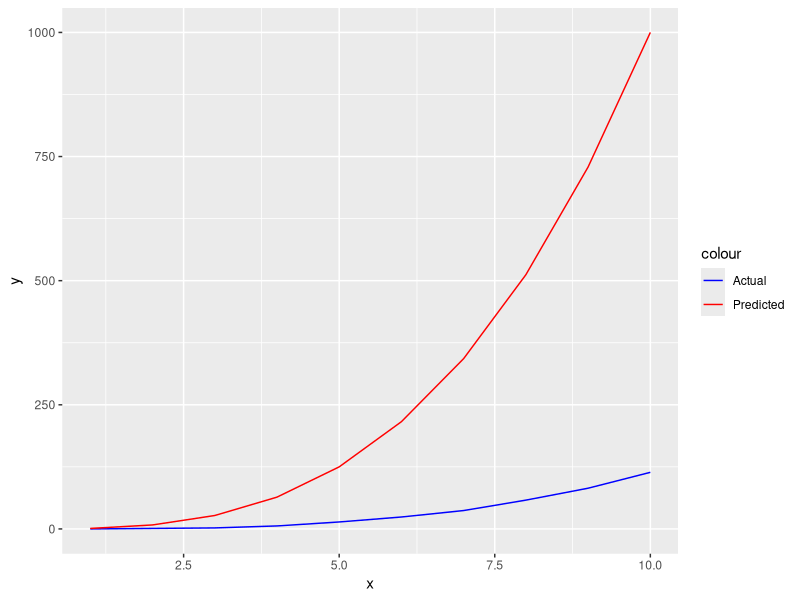
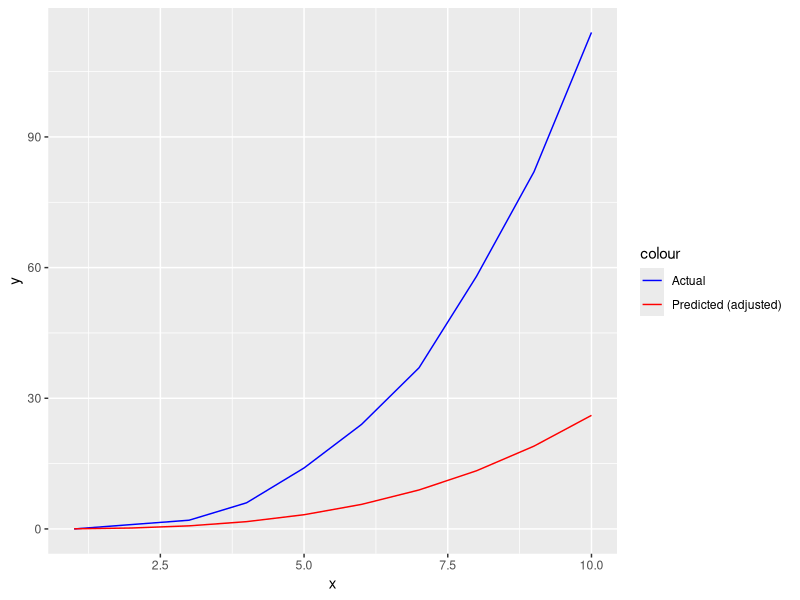
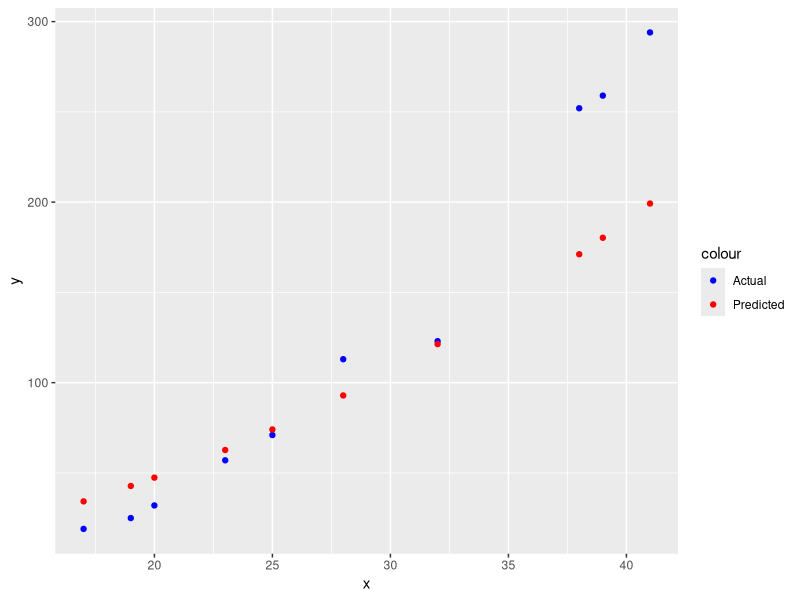
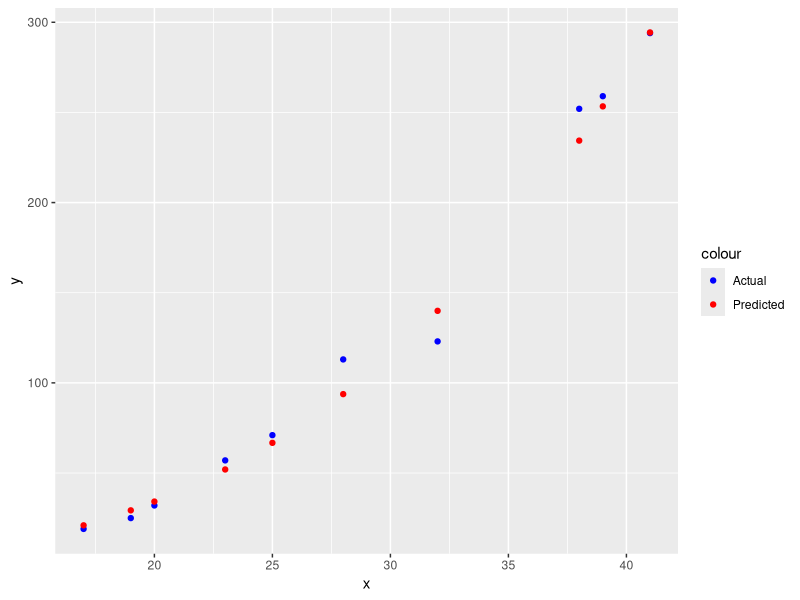

These charts were generated, in order, by the following R code:
## ---- chunk 1
knitr::opts_chunk$set(echo = TRUE)
## ---- chunk 2
library("ggplot2")
## ---- chunk 3
problem_data <- data.frame( 
  y = c(0,1,2,6,14,24,37,58,82,114),
  x = c(1,2,3,4,5,6,7,8,9,10 )
  )

problem_data

## ---- chunk 4
problem_data["y_predicted"] = problem_data$x^3
problem_data
## ---- chunk 5
ggplot(problem_data) + geom_line(aes(x=x, y=y , color = "blue" )) +
  geom_line(aes(x=x, y=y_predicted , color = "red" )) +
  scale_color_manual(labels = c("Actual", "Predicted"), values = c("blue", "red")) 
## ---- chunk 6
coef = mean (problem_data[,"y"]^(1/3)/problem_data[,"y_predicted"]  )
coef
## ---- chunk 7
problem_data["y_predicted_adjusted"] <- problem_data$x^3 * coef
problem_data
## ---- chunk 8
ggplot(problem_data) + geom_line(aes(x=x, y=y , color = "blue" )) +
geom_line(aes(x=x, y=y_predicted_adjusted , color = "red" )) +
  scale_color_manual(labels = c("Actual", "Predicted (adjusted) "), values = c("blue", "red")) +
  ylab("y")

## ---- chunk 9

lumber_data = data.frame( 
      x= c(17,19,20,23,25,28,32,38,39,41),
      y= c(19,25,32,57,71,113,123,252,259,294))
lumber_data

## ---- chunk 10

part_i <- lumber_data

coef <-   mean ((part_i[,"y"]^(1/2))/part_i[,"x"]  )^2
coef
## ---- chunk 11

part_i["y_predicted"] <- coef * (part_i["x"] ) ^2


ggplot(part_i) + geom_point(aes(x=x, y=y , color = "blue" )) +
geom_point(aes(x=x, y=y_predicted , color = "red" )) +
  scale_color_manual(labels = c("Actual", "Predicted"), values = c("blue", "red")) +
  ylab("y")


## ---- chunk 12

part_ii <- lumber_data

coef <-   mean (part_ii[,"y"]^(1/3)/part_ii[,"x"]  )^3
coef
## ---- chunk 13

part_ii["y_predicted"] <- coef * (part_ii["x"] ) ^3

part_ii
## ---- chunk 14
ggplot(part_ii) + geom_point(aes(x=x, y=y , color = "blue" )) +
geom_point(aes(x=x, y=y_predicted , color = "red" )) +
  scale_color_manual(labels = c("Actual", "Predicted"), values = c("blue", "red")) +
  ylab("y")

part_ii
